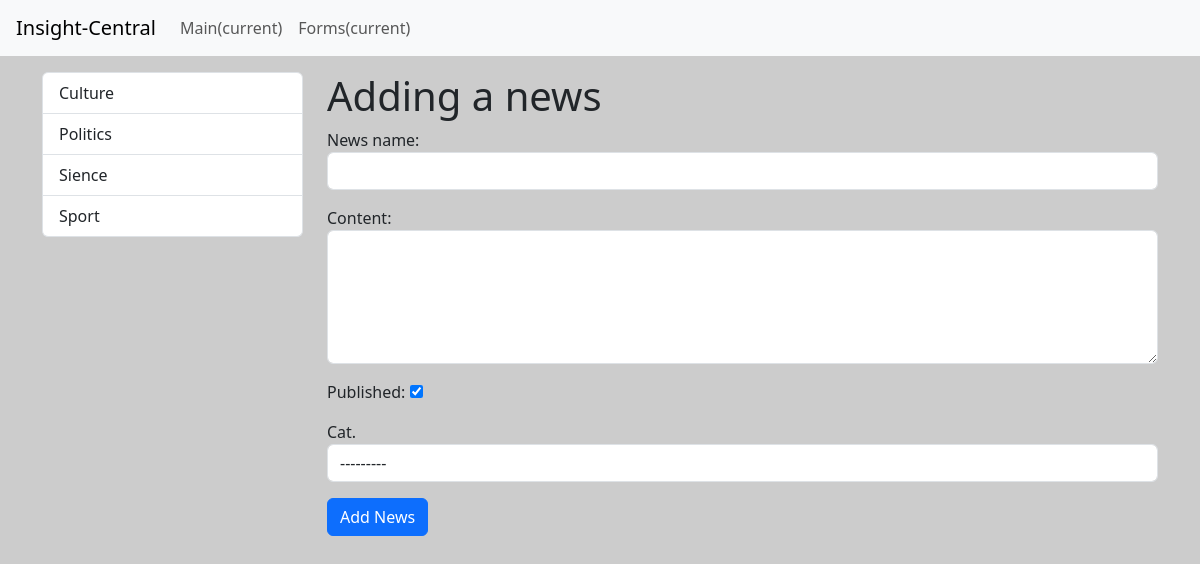
The app's page /news/add-news/ with its own data.
### news/models.py (models this page shows)
class Category(models.Model):
    title = models.CharField(max_length=150, db_index=True, verbose_name="News Category")
    def get_absolute_url(self):
        return reverse('category', kwargs={"category_id":self.pk})
    def __str__(self):
        return self.title
    class Meta:
        verbose_name = "Categories"
        verbose_name_plural = "Category"
        ordering = ["title"]

### news/views.py (the view)
# urls.py: path('news/add-news/', CreateNews.as_view(), name='add_news'),
class CreateNews (CreateView):
    form_class = NewsForm
    template_name = 'news/add_news.html'
    success_url = reverse_lazy('home') #cтроит маршрут тогда когда это необходимо, home прописан в url

### news/forms.py (shortened to what this page needs)
class NewsForm (forms.ModelForm):
    class Meta:
        model = News
        fields = ["title", "content", "is_published", "category"]
        widgets ={
            'title': forms.TextInput(attrs={'class':'form-control'}),
            'content': forms.Textarea(attrs={'class': 'form-control', 'rows':5}),
            'category': forms.Select(attrs={'class': 'form-control'}),
        }

### news/templatetags/news_tags.py (called while the page is built)
@register.inclusion_tag('news/list_categories.html')
def show_categories(arg1 = "Hello", arg2 = 'World'):
    categories = (Category.objects.all())
    return {"categories" : categories, 'arg1': arg1 , "arg2": arg2 }

### news/templates/news/add_news.html (shortened to what this page needs)
{% extends 'base.html' %}
{% block sidebar %}
{% include 'inc/_sidebar.html' %}
{% endblock %}
{% block content %}
<h1> Adding a news </h1>
<form action="{% url 'add_news'%}" method="post">
    {{ form.as_p }}
    <button type='submit' class="btn btn-primary btn-block"> Add News </button>
</form>
{% endblock %}

### news/templates/news/list_categories.html
<div class="list-group">
    {% for item in categories %}
    <a href="{{ item.get_absolute_url }}" class="list-group-item list-group-item-action">{{ item.title }}</a>
    {% endfor %}
</div>

### fyanlab/static/css/style.css (style rules this page uses)
body { background-color: #ccc; }

### records on screen
Category: title "Culture"
Category: title "Politics"
Category: title "Sience"
Category: title "Sport"
